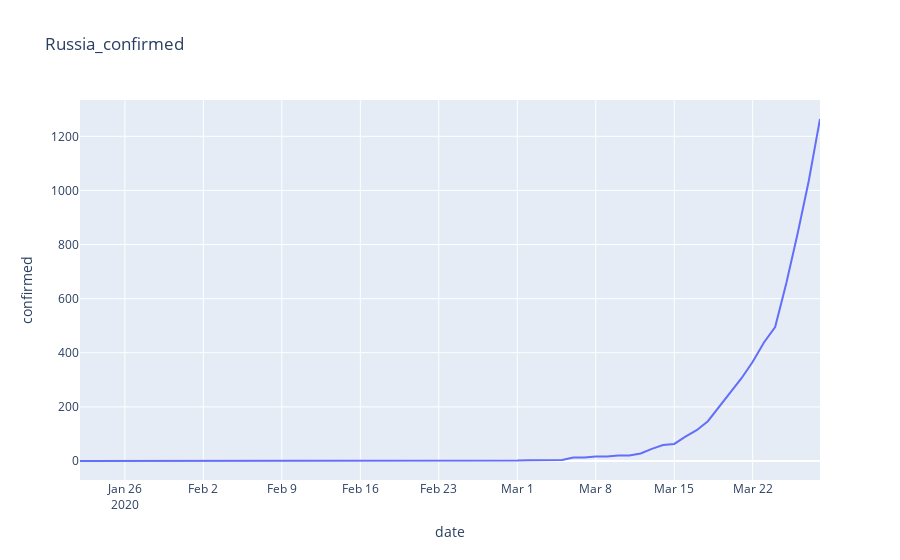
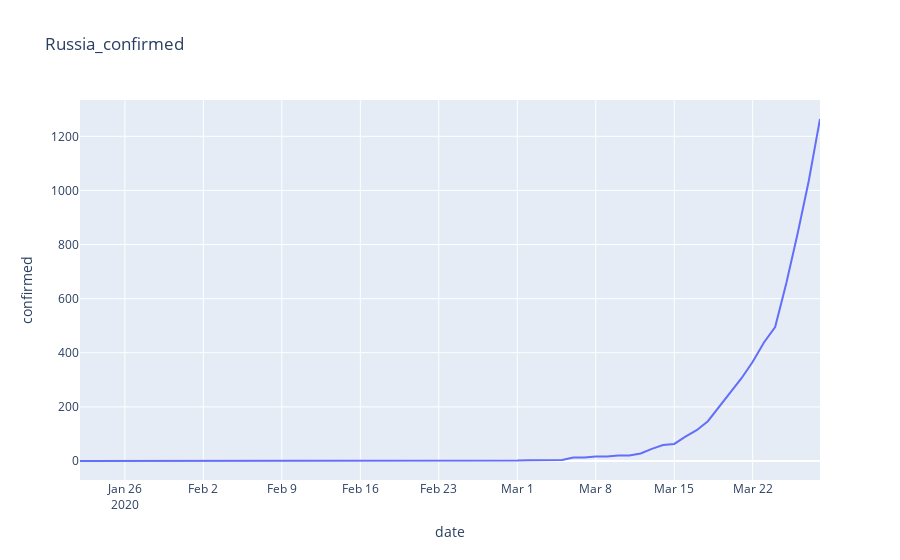

Notebook code for these charts, in order:
### Code cell
grouped = data_country.groupby('date')['date', 'confirmed', 'deaths', 'recovered'].sum().reset_index()

fig = px.line(grouped, x="date", y="confirmed", 
              title=country + "_confirmed")
fig.show()
import plotly 

plotly.offline.iplot(fig)
